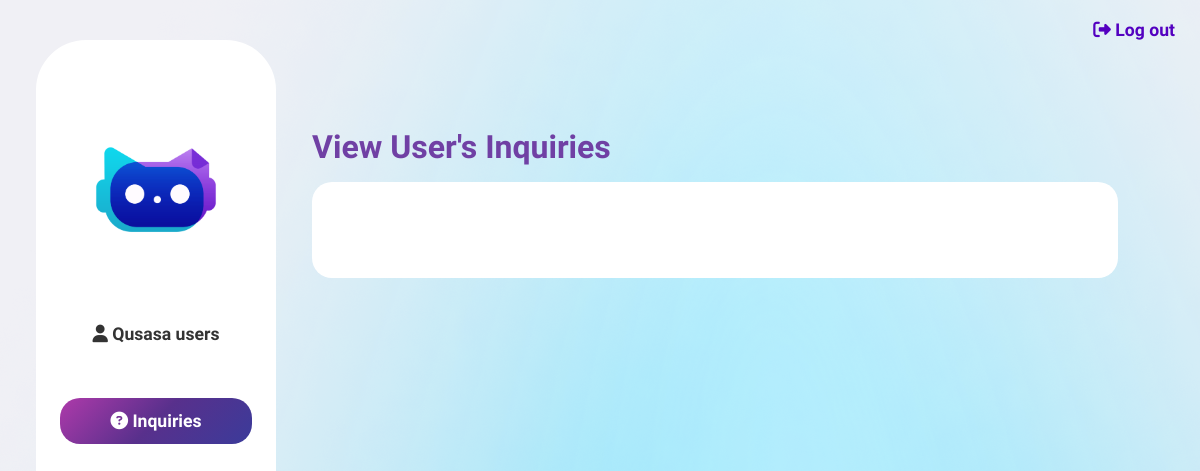
Before: /inquiries/ (signed in) with the older database file.
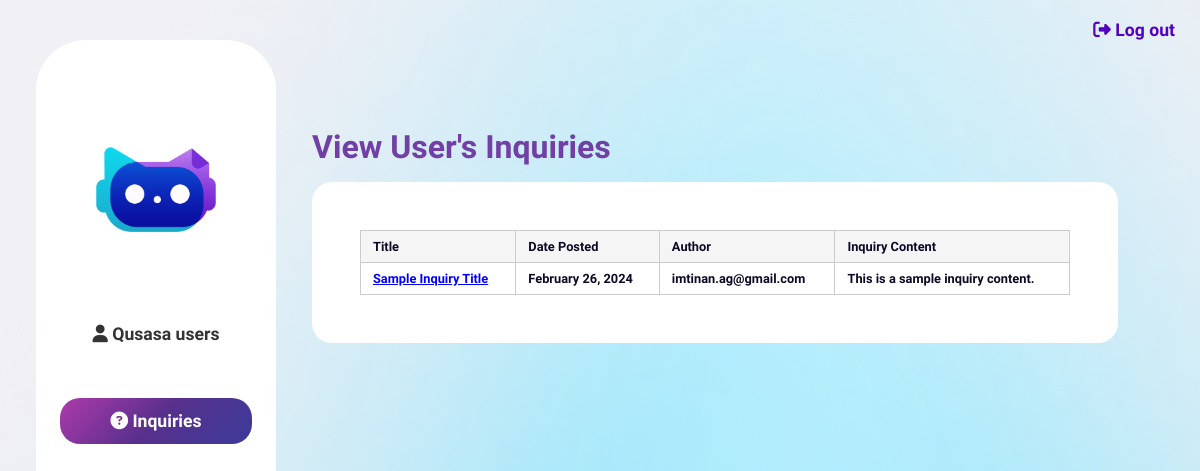
After: the same page with the newer database file.
### qusasa/models.py (models this page shows)
class Inquiry(models.Model):
    title= models.CharField(max_length=1000)
    InqContent=models.TextField()
    RepContent=models.TextField()
    status = models.CharField(max_length=20, choices=STATUS_CHOICES)
    date_posted=models.DateTimeField(auto_now_add=True)
    date_resolved=models.DateTimeField()
    author= models.ForeignKey(settings.AUTH_USER_MODEL, on_delete=models.CASCADE)

class CustomUser(AbstractUser):
    username = None  # remove the username field
    email = models.EmailField(unique=True, verbose_name='email address')
    USERNAME_FIELD = 'email'
    REQUIRED_FIELDS = ['first_name', 'last_name']  # removes email from REQUIRED_FIELDS
    is_verified = models.BooleanField(default=False)
    email_confirmation_code = models.CharField(max_length=30, blank=True, null=True)
    objects = CustomUserManager()

### qusasa/views/auth_views.py (the view)
# urls.py: path('inquiries/', views.inquiries_view, name='inquiries'),
@staff_member_required
def inquiries_view(request):
    context={
        'posts':Inquiry.objects.all()
    }
    return render(request, 'admin/inquiries.html', context)

### qusasa/backend.py (called while the page is built)
    def get_user(self, user_id):
        UserModel = get_user_model()
        try:
            return UserModel.objects.get(pk=user_id)
        except UserModel.DoesNotExist:
            return None

### qusasa/templates/admin/inquiries.html (shortened to what this page needs)
{% load static %}
<!DOCTYPE html>
<html lang="en">
<head>
    <link rel="stylesheet" href="{% static 'qusasa/css/base.css' %}">
    <link rel="stylesheet" href="{% static 'qusasa/css/admin.css' %}">
</head>
<body>
    <a class="log-out" href="{% url 'logout' %}"><i class="fa-solid fa-right-from-bracket"></i>  Log out</a>
    <div class="side-nav">
        <div class="side-nav-container">
            <img src="{% static 'qusasa/images/Qusasa end.png'%}" alt="">
            <a class="el" href="{% url 'admin:qusasa_customuser_changelist' %}"><i class="fa-solid fa-user"></i> Qusasa users</a>
            <a class="el"  id="el-current" href="{% url 'inquiries' %}"><i class="fa-solid fa-circle-question"></i> Inquiries</a>
        </div>
    </div>
    <div class="content">
        <div class="welcome">
            View User's Inquiries
        </div>
        <div class="history">
    {% for post in posts %}
        <article class="media content-section">
          <div class="results">
            <table id="result_list">
              <thead>
                <tr>
                  <th scope="col">Title</th>
                  <th scope="col">Date Posted</th>
                  <th scope="col">Author</th>
                  <th scope="col">Inquiry Content</th>
                </tr>
              </thead>
              <tbody>
                {% for post in posts %}
                <tr>
                  <td><a href="{% url 'display_inquiry' post.id %}" style="color: blue; text-decoration: underline;">{{ post.title }}</a></td>
                  <td>{{ post.date_posted|date:"F d, Y" }}</td>
                  <td>{{ post.author }}</td>
                  <td>{{ post.InqContent }}</td>
                </tr>
                {% endfor %}
              </tbody>
            </table>
          </div>
        </article>
    {% endfor %}
        </div>
    </div>
</body>
</html>

Changed rows visible on the page:
added Inquiry: title "Sample Inquiry Title", date_posted "February 26, 2024", author "imtinan.ag@gmail.com", InqContent "This is a sample inquiry content."
